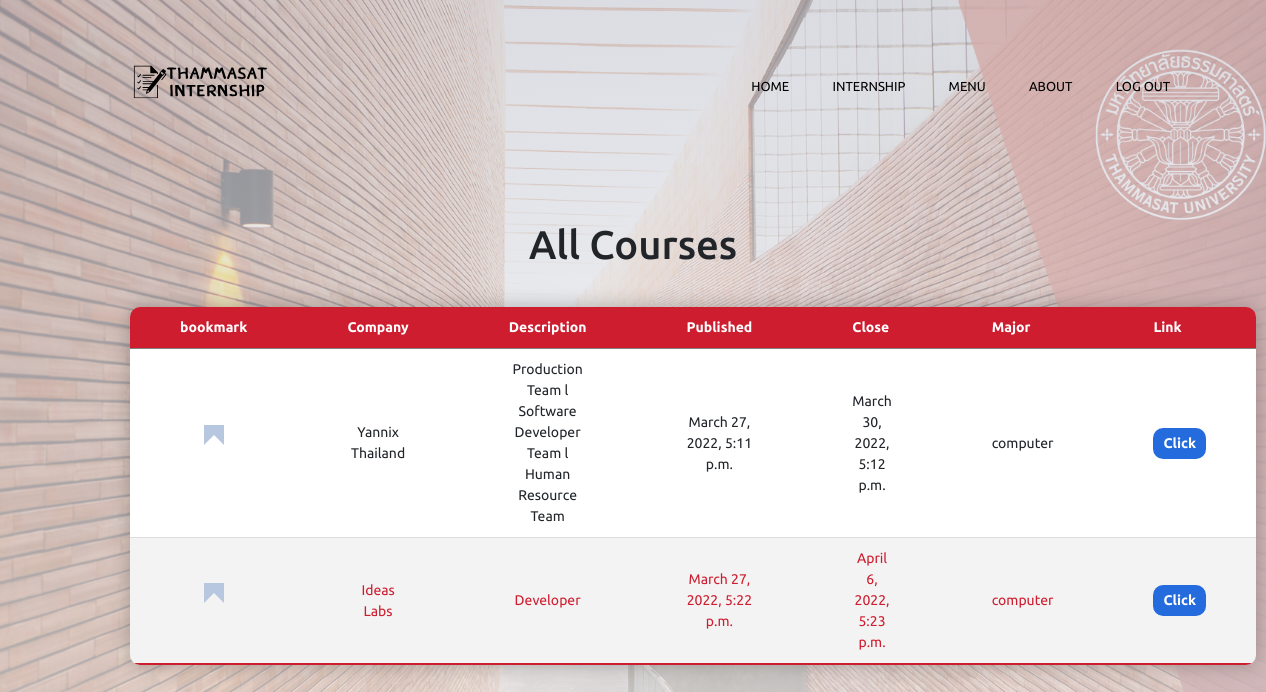
The app's page /main/CompanyList with its own data.
### main/models.py (models this page shows, shortened)
class Company(models.Model):
    Company	= models.CharField(max_length=150, null = True,)
    Description = models.CharField(max_length=150, null = True,)
    Published = models.DateTimeField(default=timezone.now)
    close = models.DateTimeField(default=None)
    link = models.URLField(max_length=200,null = True,)

### main/views.py (the view)
# urls.py: path('CompanyList', views.company, name="company"),
def company(request):
    company = Company.objects.all()
    context = {"company": company}
    return render(request, "main/companylist.html", context)

### main/templates/main/companylist.html
{% extends "main/base_01.html" %}
{%block content%}
    <div class="containertable">
        <h1>All Courses</h1>
        <div class="table">
        <table class="content-table">
            <thead>
                <tr>
                    <th>bookmark</th>
                    <th>Company</th>
                    <th>Description</th>
                    <th>Published</th>
                    <th>Close</th>
                    <th>Major</th>
                    <th>Link</th>
                </tr>
            </thead>
            <tbody>
                {% for company in company %}
                <tr>
                    <th><input type="checkbox"></th>
                    <td>{{ company.Company}}</td>
                    <td>{{ company.Description}}</td>
                    <td>{{ company.Published}}</td>
                    <td>{{ company.close}}</td>
                    <td>computer</td>
                    <td><a href="{{ company.link }} ">Click</a></td>
                </tr>
                {% endfor %}
            </tbody>
        </table>
    </div>
{% endblock %}

### static/css/base_main.css (style rules this page uses)
* { margin: 0; padding: 0; font-family: 'Ubuntu', sans-serif; }
.containertable { position: relative; width: 100%; padding: 30px; display: flex; justify-content: center; align-items: center; text-align: center; flex-direction: column; table-layout: fixed; }
.containertable .content-table { border-collapse: collapse; margin: 30px 100px; font-size: 14px; min-width: 400px; border-radius: 10px; overflow: hidden; box-shadow: 0 0 20px rgba(0, 0, 0, 0.25); }
.containertable .content-table thead tr { background-color: #ce1d2f; color: #ffffff; text-align: left; font-weight: bold; }
.containertable .content-table th, .containertable .content-table td { padding: 10px 50px 10px 50px; }
.containertable .content-table tbody tr { border-bottom: 1px solid #dddddd; text-overflow: ellipsis; overflow: hidden; background-color: white; width: 11em; word-wrap: break-word; }
.containertable .content-table tbody tr:nth-of-type(even) { background-color: #f3f3f3; color: #ce1d2f; }
.containertable .content-table tbody tr:last-of-type { border-bottom: 2px solid #ce1d2f; }
.containertable .content-table tbody tr a { position: relative; display: inline-block; padding: 5px 10px; background: #246bdd; color: white; border-radius: 10px; text-decoration: none; transition: 0.5s; font-weight: bold; }

### records on screen
Company: Company "Yannix Thailand", Description "Production Team l Software Developer Team l Human Resource Team", Published "March 27, 2022, 5:11 p.m.", close "March 30, 2022, 5:12 p.m."
Company: Company "Ideas Labs", Description "Developer", Published "March 27, 2022, 5:22 p.m.", close "April 6, 2022, 5:23 p.m."
